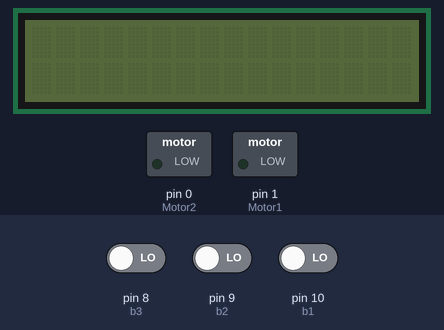
A sketch run on a simulated Arduino Uno, built with avr-gcc and run on an emulated ATmega328P. Shown: 16×2 character LCD, switched loads named in the sketch (green lamp = pin HIGH). The inputs (shaded band) are chosen by the test bench; at power-on: pin 10 (b1) LOW, pin 8 (b3) LOW, pin 9 (b2) LOW.

Above: at 1.2 s.
1.3 s: pin 10 (b1) driven HIGH
At 2.6 s:
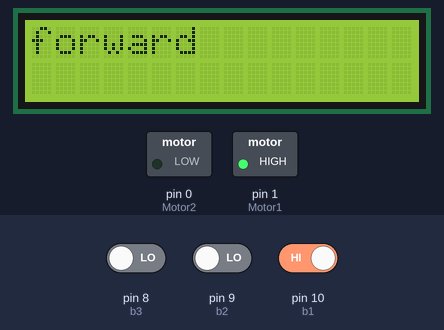
2.9 s: pin 8 (b3) driven HIGH and pin 10 (b1) driven LOW
At 3.3 s:
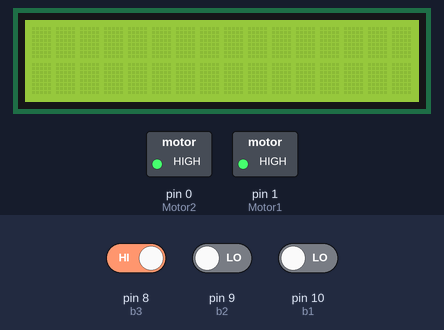
4.4 s: pin 8 (b3) driven LOW
At 5.4 s:
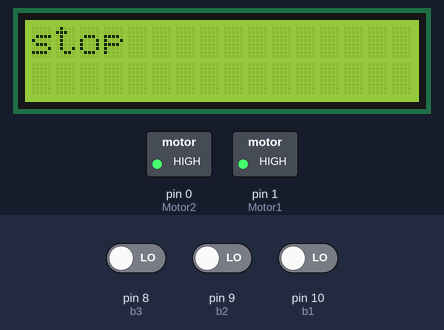
5.9 s: pin 9 (b2) driven HIGH
At 7.1 s:
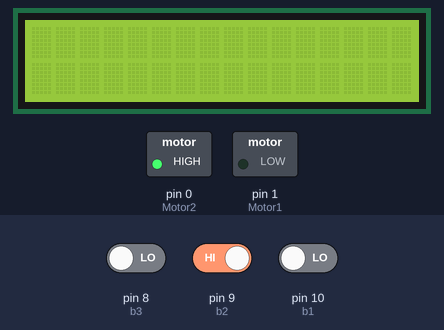
7.4 s: pin 9 (b2) driven LOW
At 8.5 s:
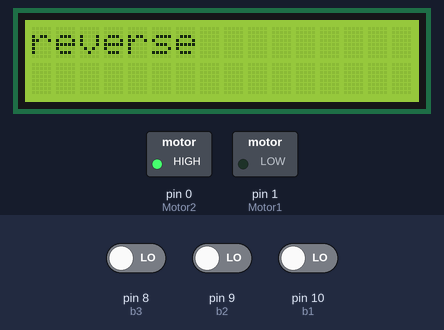
8.9 s: pin 10 (b1) driven HIGH
At 8.98 s:
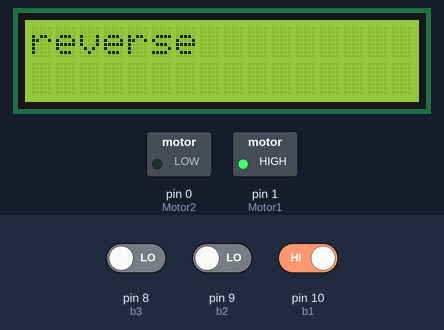
Timing chart, 0 to 11.5 s (numbered marks = the images above; inputs shaded):
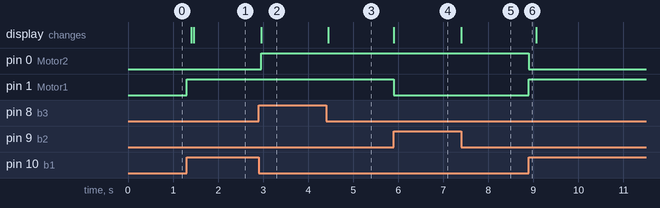

The sketch:

motor_with_3_button.ino
```cpp
#include<LiquidCrystal.h>
int b1=10,b2=9,b3=8;
const int rs = 13, en = 12,d4 = 5, d5 = 4, d6 = 3, d7 = 2;
LiquidCrystal LCD(rs, en,d4,d5,d6, d7);
const int Motor1=1;
const int Motor2=0;
void setup() {
  pinMode(Motor1,OUTPUT);
  pinMode(Motor2,OUTPUT);
  pinMode(b1,INPUT);
  pinMode(b2,INPUT);
  pinMode(b3,INPUT);


}

void loop() {
  if(digitalRead(b1)==1){
  digitalWrite(Motor1,HIGH);
  digitalWrite(Motor2,LOW);
  delay(100);
  LCD.begin(16,2);
  LCD.clear();
  LCD.print("forward");
  }
  else if(digitalRead (b2)==1){
    digitalWrite(Motor1,LOW);
    digitalWrite(Motor2,HIGH);
    LCD.clear();
    LCD.begin(16,2);
    LCD.print("reverse");
  }
    else if(digitalRead(b3)==1){
      digitalWrite(Motor1,HIGH);
      digitalWrite(Motor2,HIGH);
      LCD.clear();
      LCD.begin(16,2);
      LCD.print("stop");
    }

}
```

Measured:
- after the input at 1.3 s, pin 1 (Motor1): LOW → HIGH at once; the display: first changes after 0.10 s (image 1 shows a later state)
- after the input at 2.9 s, pin 0 (Motor2): LOW → HIGH after 0.05 s; the display: changes after 0.05 s (image 2)
- after the input at 4.4 s, the display: changes after 0.05 s (image 3)
- after the input at 5.9 s, pin 1 (Motor1): HIGH → LOW at once; the display: changes at once (image 4)
- after the input at 7.4 s, the display: changes at once (image 5)
- after the input at 8.9 s, pin 0 (Motor2): HIGH → LOW at once; pin 1 (Motor1): LOW → HIGH at once
